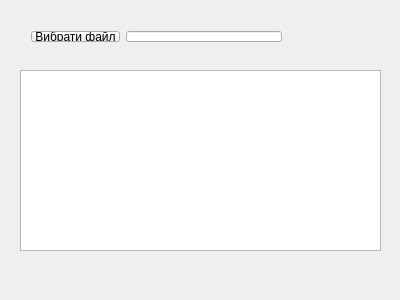
<?xml version="1.0" encoding="UTF-8"?>
<ui version="4.0">
 <class>MainWindow</class>
 <widget class="QMainWindow" name="MainWindow">
  <property name="geometry">
   <rect>
    <x>0</x>
    <y>0</y>
    <width>400</width>
    <height>300</height>
   </rect>
  </property>
  <property name="windowTitle">
   <string>MainWindow</string>
  </property>
  <widget class="QWidget" name="centralWidget">
   <widget class="QTextEdit" name="textEdit">
    <property name="geometry">
     <rect>
      <x>20</x>
      <y>70</y>
      <width>361</width>
      <height>181</height>
     </rect>
    </property>
   </widget>
   <widget class="QWidget" name="">
    <property name="geometry">
     <rect>
      <x>20</x>
      <y>20</y>
      <width>273</width>
      <height>33</height>
     </rect>
    </property>
    <layout class="QHBoxLayout" name="horizontalLayout">
     <item>
      <widget class="QPushButton" name="pushButton">
       <property name="text">
        <string>Вибрати файл</string>
       </property>
      </widget>
     </item>
     <item>
      <widget class="QLineEdit" name="lineEdit"/>
     </item>
    </layout>
   </widget>
  </widget>
 </widget>
 <layoutdefault spacing="6" margin="11"/>
 <resources/>
 <connections/>
</ui>
